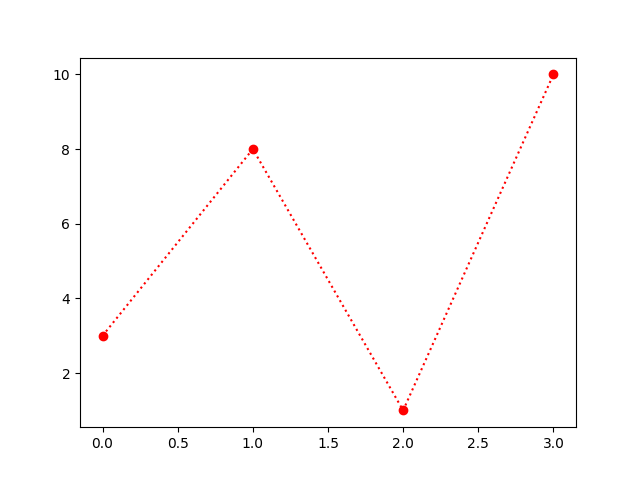

This chart was generated by the following Python code:
import matplotlib.pyplot as plt

ypoints=[3,8,1,10]
plt.plot(ypoints,'o:r')
plt.show()
